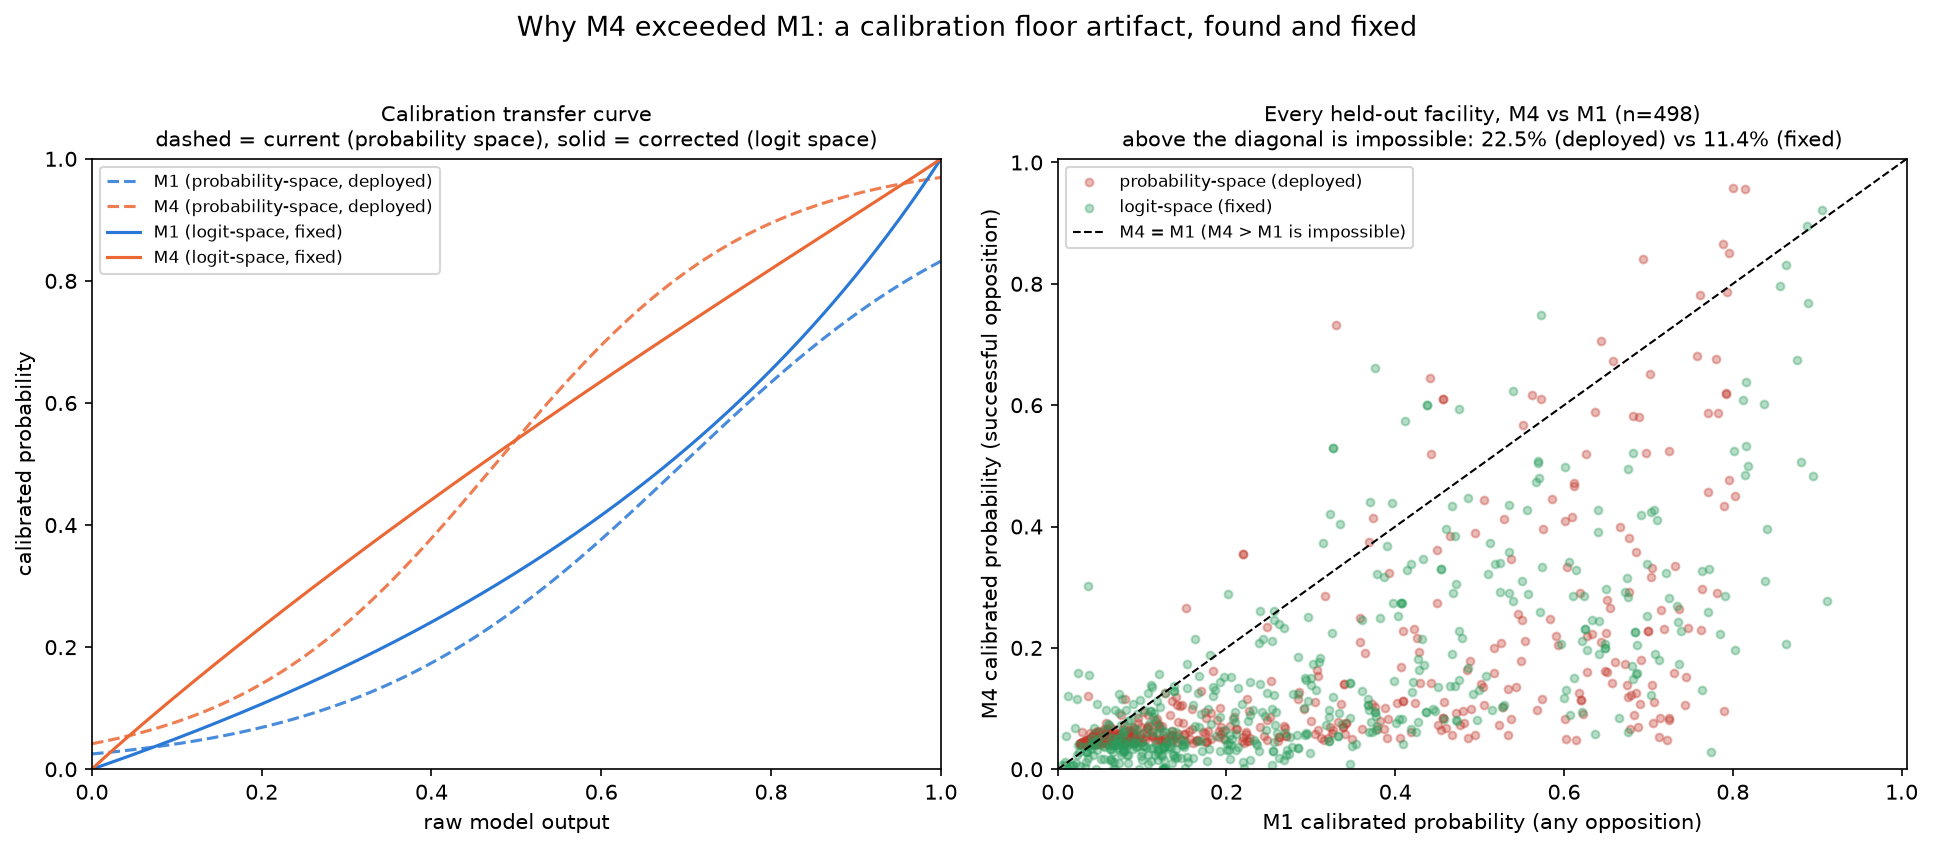

This chart was generated by the following Python code:
"""
calibration_diagnosis.py — reproduces the diagnostic behind the July 2026 calibration fix
(see docs/CALIBRATION_diagnosis_and_fix.md): Platt scaling fit on the raw probability
(bounded below at 0) forces a calibrated floor of sigmoid(intercept) that differs per model.
M4's floor came out higher than M1's (0.0418 vs 0.0250), so despite M4 being a strict subset
of M1 by construction (successful opposition implies opposition happened), the deployed
scorer sometimes rated successful-opposition risk higher than any-opposition risk on the same
facility. Fitting Platt in logit space instead removes the floor artifact.

Uses the actual deployed artifacts (pipe_deploy/platt_deploy in model_results_FINAL.pkl) for
the buggy side, so the reproduced numbers match the ones in the write-up exactly, and refits
the fix (Platt in logit space, calibrator held out on the 20% split, per build_calibration_v2.py)
for the corrected side.

Needs md_model_ready.pkl and model_results_FINAL.pkl alongside this script -- not committed,
proprietary training data (see README). Produces calibration_diagnosis.png.
"""
from pathlib import Path
import pickle, warnings
import numpy as np, pandas as pd
import matplotlib.pyplot as plt
from sklearn.pipeline import Pipeline
from sklearn.impute import SimpleImputer
from sklearn.preprocessing import StandardScaler
from sklearn.linear_model import LogisticRegression
from sklearn.model_selection import train_test_split

warnings.filterwarnings('ignore')

HERE = Path(__file__).parent
SEED, EPS = 42, 1e-6


def logit(p):
    p = np.clip(p, EPS, 1 - EPS)
    return np.log(p / (1 - p))


def mkpipe(cw, C):
    return Pipeline([('imp', SimpleImputer(strategy='median')), ('sc', StandardScaler()),
                     ('lr', LogisticRegression(C=C, class_weight=cw, max_iter=3000))])


R = pickle.load(open(HERE / 'model_results_FINAL.pkl', 'rb'))
M = pd.read_pickle(HERE / 'md_model_ready.pkl')
DV = {'M1': 'DV_opposition', 'M3': 'DV_adverse_full', 'M4': 'DV_oppcaused_adverse'}

# Same 40% train / 20% calibrate / 40% test split as build_calibration_v2.py, stratified on
# the joint (M1, M4) outcome pattern so both DVs are represented in every fold.
strat = (M['DV_opposition'].fillna(-1).astype(int).astype(str) + '_' +
         M['DV_oppcaused_adverse'].fillna(-1).astype(int).astype(str))
vc = strat.value_counts()
strat = strat.where(strat.map(vc) >= 3, 'rare')
tr, tmp = train_test_split(M.index, train_size=0.4, stratify=strat, random_state=SEED)
ca, te = train_test_split(tmp, train_size=1 / 3, stratify=strat.loc[tmp], random_state=SEED)

# The held-out test population: every facility with a coded M4 outcome in the test split --
# same population size the write-up scores (n=498).
test_pop = M.loc[te].dropna(subset=[DV['M4']]).index
print(f'held-out test population: n={len(test_pop)}')

buggy, fixed = {}, {}
for m in ['M1', 'M4']:
    mod = R[m]
    P = mod['preds']
    X = M.loc[test_pop, P]

    # --- Buggy side: the ACTUAL deployed artifacts (fit on all data, Platt on raw probability).
    raw_deploy = mod['pipe_deploy'].predict_proba(X)[:, 1]
    buggy[m] = mod['platt_deploy'].predict_proba(raw_deploy.reshape(-1, 1))[:, 1]
    floor_buggy = float(mod['platt_deploy'].predict_proba([[0.0]])[0, 1])

    # --- Fixed side: refit properly -- pipe on the 40% train split, Platt in logit space on
    # the held-out 20% calibration split (build_calibration_v2.py's actual fix).
    dv = DV[m]
    Str = M.loc[tr, P + [dv]].dropna(subset=[dv])
    Sca = M.loc[ca, P + [dv]].dropna(subset=[dv])
    pipe = mkpipe(mod['class_weight'], mod['C']).fit(Str[P], Str[dv].astype(int))
    raw_ca = pipe.predict_proba(Sca[P])[:, 1]
    platt_logit = LogisticRegression(C=1e10, max_iter=1000).fit(logit(raw_ca).reshape(-1, 1), Sca[dv].astype(int))
    raw_te = pipe.predict_proba(X)[:, 1]
    fixed[m] = platt_logit.predict_proba(logit(raw_te).reshape(-1, 1))[:, 1]
    floor_fixed = float(platt_logit.predict_proba([[logit(np.array([1e-12]))[0]]])[0, 1])

    print(f'{m}: floor buggy (probability-space, deployed) = {floor_buggy:.4f}   '
          f'floor fixed (logit-space, held-out calibrate) = {floor_fixed:.6f}')

viol_buggy = float((buggy['M4'] > buggy['M1']).mean())
viol_fixed = float((fixed['M4'] > fixed['M1']).mean())
print(f'\nM4 > M1 violation rate -- buggy (deployed): {viol_buggy:.1%}   fixed: {viol_fixed:.1%}')

# --- Figure: transfer curve (left) + M4-vs-M1 scatter (right) ---
fig, axes = plt.subplots(1, 2, figsize=(13, 5.5))

raw_grid = np.linspace(1e-4, 1 - 1e-4, 400)
colors = {'M1': '#2a78d6', 'M4': '#eb6834'}
for m in ['M1', 'M4']:
    cal_buggy = R[m]['platt_deploy'].predict_proba(raw_grid.reshape(-1, 1))[:, 1]
    axes[0].plot(raw_grid, cal_buggy, '--', color=colors[m], alpha=0.85,
                 label=f'{m} (probability-space, deployed)')
axes[0].set_prop_cycle(None)
for m in ['M1', 'M4']:
    # Recompute the fixed transfer curve on the same pipe/platt fit above, refit once more on the
    # full train+calibrate split for a stable curve (matches what was fit above per model).
    mod = R[m]
    P = mod['preds']
    dv = DV[m]
    Str = M.loc[tr, P + [dv]].dropna(subset=[dv])
    Sca = M.loc[ca, P + [dv]].dropna(subset=[dv])
    pipe = mkpipe(mod['class_weight'], mod['C']).fit(Str[P], Str[dv].astype(int))
    raw_ca = pipe.predict_proba(Sca[P])[:, 1]
    platt_logit = LogisticRegression(C=1e10, max_iter=1000).fit(logit(raw_ca).reshape(-1, 1), Sca[dv].astype(int))
    cal_fixed = platt_logit.predict_proba(logit(raw_grid).reshape(-1, 1))[:, 1]
    axes[0].plot(raw_grid, cal_fixed, '-', color=colors[m], label=f'{m} (logit-space, fixed)')

axes[0].set_xlabel('raw model output')
axes[0].set_ylabel('calibrated probability')
axes[0].set_title('Calibration transfer curve\ndashed = current (probability space), solid = corrected (logit space)',
                   fontsize=10)
axes[0].legend(fontsize=8, loc='upper left')
axes[0].set_xlim(0, 1)
axes[0].set_ylim(0, 1)

axes[1].scatter(buggy['M1'], buggy['M4'], s=14, color='#c0392b', alpha=0.35, label='probability-space (deployed)')
axes[1].scatter(fixed['M1'], fixed['M4'], s=14, color='#2a9d5c', alpha=0.35, label='logit-space (fixed)')
lim = max(buggy['M1'].max(), buggy['M4'].max(), fixed['M1'].max(), fixed['M4'].max()) * 1.05
axes[1].plot([0, lim], [0, lim], 'k--', linewidth=1, label='M4 = M1 (M4 > M1 is impossible)')
axes[1].set_xlabel('M1 calibrated probability (any opposition)')
axes[1].set_ylabel('M4 calibrated probability (successful opposition)')
axes[1].set_title(f'Every held-out facility, M4 vs M1 (n={len(test_pop)})\n'
                   f'above the diagonal is impossible: {viol_buggy:.1%} (deployed) vs {viol_fixed:.1%} (fixed)',
                   fontsize=10)
axes[1].legend(fontsize=8, loc='upper left')
axes[1].set_xlim(0, lim)
axes[1].set_ylim(0, lim)

fig.suptitle('Why M4 exceeded M1: a calibration floor artifact, found and fixed', fontsize=13, y=1.02)
plt.tight_layout()
plt.savefig(HERE / 'calibration_diagnosis.png', dpi=150, bbox_inches='tight')
print(f'\n✓ saved {HERE / "calibration_diagnosis.png"}')
